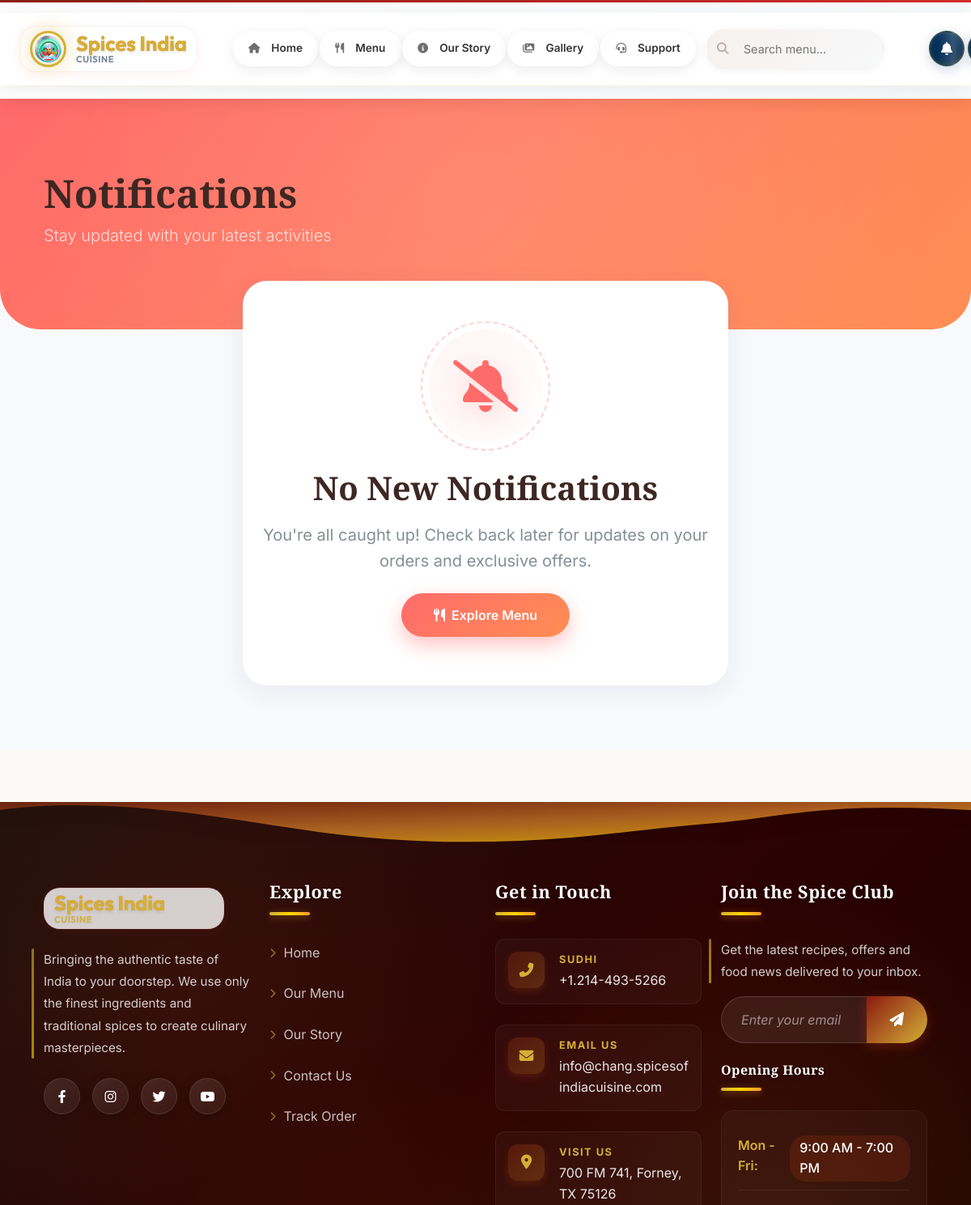
/notifications/ (signed in, upper part), run on an earlier commit of the app's database.
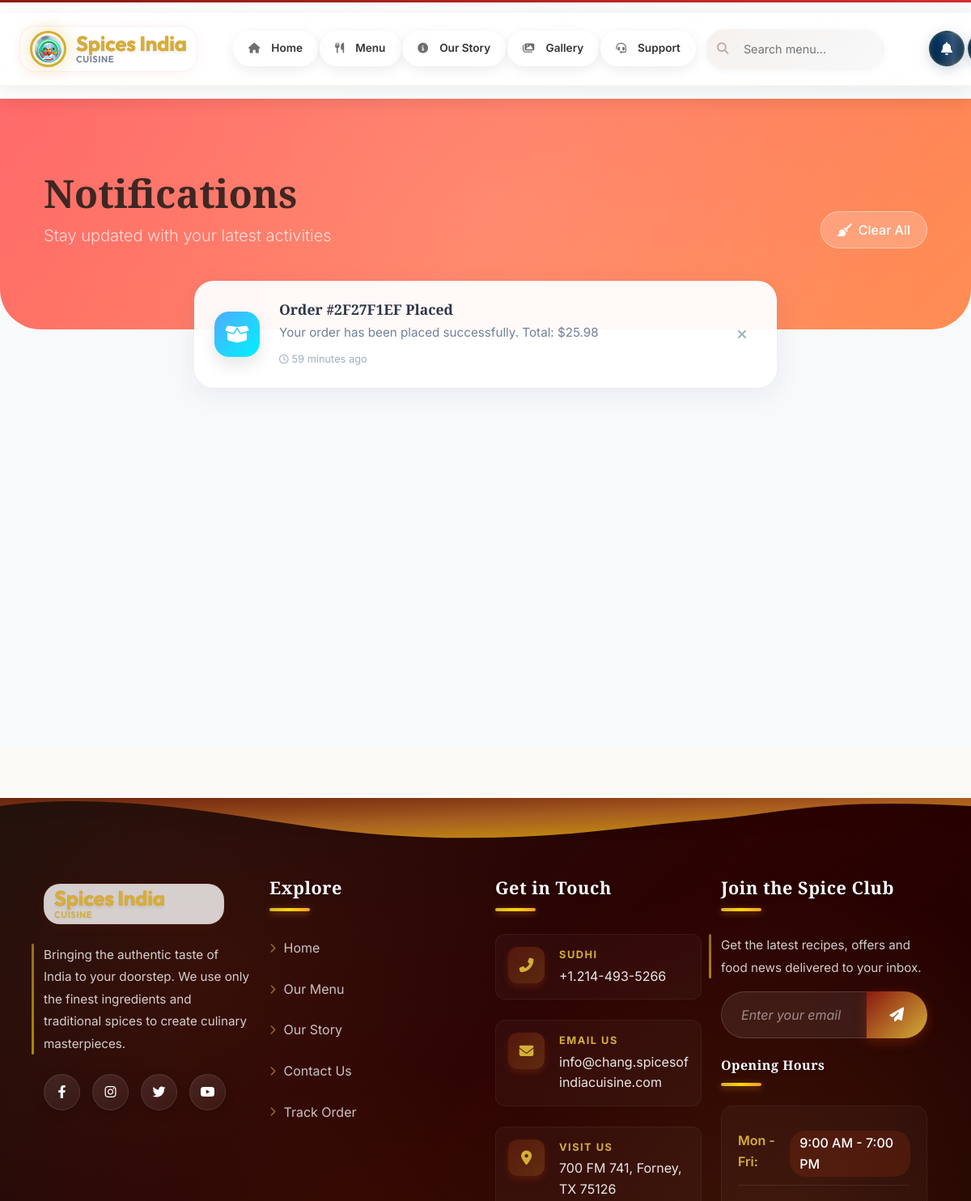
And on a later commit of the database.
### cafe/models.py (models this page shows, shortened)
class Notification(models.Model):
    NOTIFICATION_TYPES = [
        ('order_update', 'Order Update'),
        ('promotion', 'Promotion'),
        ('system', 'System'),
        ('reminder', 'Reminder'),
    ]
    user = models.ForeignKey(User, on_delete=models.CASCADE, related_name='notifications')
    title = models.CharField(max_length=200)
    message = models.TextField()
    notification_type = models.CharField(max_length=20, choices=NOTIFICATION_TYPES)
    is_read = models.BooleanField(default=False)
    created_at = models.DateTimeField(auto_now_add=True)
    class Meta:
        ordering = ['-created_at']

### cafe/views.py (the view)
# urls.py: path('notifications/', views.notifications_view, name='notifications'),
@login_required
def notifications_view(request):
    notifications = Notification.objects.filter(user=request.user)
    notifications.filter(is_read=False).update(is_read=True)
    context = {
        'notifications': notifications,
    }
    return render(request, 'cafe/notifications.html', context)

### templates/cafe/notifications.html (shortened to what this page needs)
{% extends 'cafe/base.html' %}
{% load static %}
{% block content %}
<div class="notifications-page">
    <div class="notifications-header">
        <div class="container header-content">
            <div class="d-flex justify-content-between align-items-end">
                <div>
                    <h1 class="display-5 fw-bold mb-2">Notifications</h1>
                    <p class="lead mb-0 opacity-75">Stay updated with your latest activities</p>
                </div>
                {% if notifications %}
                <button type="button" class="btn btn-clear" onclick="confirmClearAll()">
                    <i class="fas fa-broom me-2"></i>Clear All
                </button>
                {% endif %}
            </div>
        </div>
    </div>
    <div class="container notification-list">
        <div class="row justify-content-center">
            <div class="col-lg-8">
                {% if notifications %}
                {% for notification in notifications %}
                <div class="card notification-card p-4 {% if not notification.is_read %}unread{% endif %}"
                    style="animation-delay: {{ forloop.counter0|add:1 }}00ms">
                    <div class="d-flex align-items-center">
                        {% with type=notification.notification_type %}
                        <div class="notif-icon-wrapper me-4
                                {% if type == 'order_update' %}icon-order
                                {% elif type == 'promotion' %}icon-promo
                                {% elif type == 'system' %}icon-system
                                {% elif type == 'warning' %}icon-alert
                                {% elif type == 'success' %}icon-success
                                {% else %}icon-order{% endif %}">
                            {% if type == 'order_update' %}<i class="fas fa-box-open"></i>
                            {% elif type == 'promotion' %}<i class="fas fa-gift"></i>
                            {% elif type == 'system' %}<i class="fas fa-cog"></i>
                            {% elif type == 'warning' %}<i class="fas fa-exclamation"></i>
                            {% elif type == 'success' %}<i class="fas fa-check"></i>
                            {% else %}<i class="fas fa-bell"></i>{% endif %}
                        </div>
                        {% endwith %}
                        <div class="flex-grow-1 notif-content">
                            <h5>{{ notification.title }}</h5>
                            <p>{{ notification.message }}</p>
                            <div class="notif-meta">
                                <span><i class="far fa-clock me-1"></i>{{ notification.created_at|timesince }}
                                    ago</span>
                            </div>
                        </div>
                        <div class="ms-3">
                            <form id="remove-form-{{ notification.id }}"
                                action="{% url 'remove_notification' notification.id %}" method="post">
                                <button type="button" class="btn-action" onclick="confirmRemove({{ notification.id }})"
                                    title="Dismiss">
                                    <i class="fas fa-times"></i>
                                </button>
                            </form>
                        </div>
                    </div>
                </div>
                {% endfor %}
                {% else %}
                <div class="empty-state-wrapper">
                    <div class="empty-icon-box">
                        <i class="fas fa-bell-slash"></i>
                    </div>
                    <h2 class="fw-bold mb-3">No New Notifications</h2>
                    <p class="text-muted mb-4 fs-5">You're all caught up! Check back later for updates on your orders
                        and exclusive offers.</p>
                    <a href="{% url 'menu' %}" class="btn btn-browse">
                        <i class="fas fa-utensils me-2"></i>Explore Menu
                    </a>
                </div>
                {% endif %}
            </div>
        </div>
    </div>
</div>
{% endblock %}

### templates/cafe/base.html (shortened to what this page needs)
{% load static %}
<!DOCTYPE html>
<html lang="en">
<head>
    <link href="https://cdn.jsdelivr.net/npm/bootstrap@5.3.0/dist/css/bootstrap.min.css" rel="stylesheet">
    <link rel="stylesheet" href="https://cdnjs.cloudflare.com/ajax/libs/font-awesome/6.4.0/css/all.min.css">
    <link rel="stylesheet" href="{% static 'css/style.css' %}?v=2.0">
</head>
<body>
    <nav class="navbar navbar-expand-lg main-navbar {% if request.resolver_match.url_name in 'profile,wishlist,orders,cart,edit_address,delivery_addresses,order_detail,notifications' %}user-page{% endif %}" id="main-navbar" role="navigation" aria-label="Main navigation">
        <div class="container navbar-inner">
            <a class="navbar-brand brand-logo" href="{% url 'home' %}">
                <div class="brand-container">
                    <div class="brand-image-wrapper">
                        <img src="{% static 'images/logo.jpeg' %}" alt="Spices India Logo" class="brand-logo-img">
                    </div>
                    <div class="brand-text">
                        <span class="brand-name">Spices India</span>
                        <span class="brand-tagline">Cuisine</span>
                    </div>
                </div>
            </a>
            <div class="d-none d-lg-block mx-auto">
                <ul class="navbar-nav desktop-nav">
                    <li class="nav-item">
                        <a class="nav-link {% if request.resolver_match.url_name == 'home' %}active{% endif %}"
                            href="{% url 'home' %}">
                            <i class="fas fa-home"></i>Home
                        </a>
                    </li>
                    <li class="nav-item">
                        <a class="nav-link {% if request.resolver_match.url_name == 'menu' %}active{% endif %}"
                            href="{% url 'menu' %}">
                            <i class="fas fa-utensils"></i>Menu
                        </a>
                    </li>
                    <li class="nav-item">
                        <a class="nav-link {% if request.resolver_match.url_name == 'about' %}active{% endif %}"
                            href="{% url 'about' %}">
                            <i class="fas fa-info-circle"></i>Our Story
                        </a>
                    </li>
                    <li class="nav-item">
                        <a class="nav-link {% if request.resolver_match.url_name == 'gallery' %}active{% endif %}"
                            href="{% url 'gallery' %}">
                            <i class="fas fa-images"></i>Gallery
                        </a>
                    </li>
                    <li class="nav-item">
                        <a class="nav-link {% if request.resolver_match.url_name == 'contact' %}active{% endif %}"
                            href="{% url 'contact' %}">
                            <i class="fas fa-headset"></i>Support
                        </a>
                    </li>
                </ul>
            </div>
            <div class="navbar-actions-group d-flex align-items-center gap-2">
                <div class="navbar-search-wrapper d-none d-lg-block">
                    <form class="search-form" action="{% url 'menu' %}" method="GET">
                        <div class="search-input-group">
                            <i class="fas fa-search search-icon-main"></i>
                            <input type="text" name="search" class="search-input" placeholder="Search menu..."
                                id="main-search" autocomplete="off">
                        </div>
                    </form>
                </div>
                <div class="d-none d-lg-flex align-items-center gap-1">
                    {% if user.is_authenticated %}
                    <a href="{% url 'notifications' %}" class="action-link-icon" data-bs-toggle="tooltip"
                        data-bs-placement="bottom" title="Notifications">
                        <i class="fas fa-bell"></i>
                    </a>
                    <a href="{% url 'cart' %}" class="action-link-icon" data-bs-toggle="tooltip"
                        data-bs-placement="bottom" title="My Cart">
                    </a>
                    {% endif %}
                </div>
            </div>
        </div>
    </nav>
    <main id="main-content" class="main-content-responsive">
        {% block content %}{% endblock %}
    </main>
    {% block footer %}
    <footer class="modern-footer">
        <div class="footer-top-wave">
        </div>
        <div class="container py-5">
            <div class="row g-4">
                <div class="col-lg-4 col-md-6">
                    <div class="footer-brand mb-4">
                        <a class="navbar-brand brand-logo mb-3 d-block" href="{% url 'home' %}">
                            <div class="brand-container">
                                <div class="brand-text">
                                    <span class="brand-name text-white">Spices India</span>
                                    <span class="brand-tagline" style="color: var(--accent-color);">Cuisine</span>
                                </div>
                            </div>
                        </a>
                        <p class="footer-desc">
                            Bringing the authentic taste of India to your doorstep. We use only the finest ingredients
                            and traditional spices to create culinary masterpieces.
                        </p>
                        <div class="footer-social mt-4">
                            <a href="#" class="social-icon" title="Facebook"><i class="fab fa-facebook-f"></i></a>
                            <a href="https://www.instagram.com/spicesofindiacuisine?igsh=MXFpeGNndWFxNmtkYw=="
                                class="social-icon" title="Instagram"><i class="fab fa-instagram"></i></a>
                            <a href="#" class="social-icon" title="Twitter"><i class="fab fa-twitter"></i></a>
                            <a href="#" class="social-icon" title="YouTube"><i class="fab fa-youtube"></i></a>
                        </div>
                    </div>
                </div>
                <div class="col-lg-2 col-md-6 col-6">
                    <h5 class="footer-heading">Explore</h5>
                    <ul class="footer-links">
                        <li><a href="{% url 'home' %}"><i class="fas fa-chevron-right"></i> Home</a></li>
                        <li><a href="{% url 'menu' %}"><i class="fas fa-chevron-right"></i> Our Menu</a></li>
                        <li><a href="{% url 'about' %}"><i class="fas fa-chevron-right"></i> Our Story</a></li>
                        <li><a href="{% url 'contact' %}"><i class="fas fa-chevron-right"></i> Contact Us</a></li>
                        <li><a href="{% url 'orders' %}"><i class="fas fa-chevron-right"></i> Track Order</a></li>
                    </ul>
                </div>
                <div class="col-lg-3 col-md-6">
                    <h5 class="footer-heading">Get in Touch</h5>
                    <ul class="footer-contact">
                        <li>
                            <div class="contact-icon"><i class="fas fa-phone-alt"></i></div>
                            <div class="contact-text">
                                <span>Sudhi</span>
                                <a href="tel:+12144935266">+1.214-493-5266</a>
                            </div>
                        </li>
                        <li>
                            <div class="contact-icon"><i class="fas fa-envelope"></i></div>
                            <div class="contact-text">
                                <span>Email Us</span>
                                <a
                                    href="mailto:info@chang.spicesofindiacuisine.com">info@chang.spicesofindiacuisine.com</a>
                            </div>
                        </li>
                        <li>
                            <div class="contact-icon"><i class="fas fa-map-marker-alt"></i></div>
                            <div class="contact-text">
                                <span>Visit Us</span>
                                <p>700 FM 741, Forney, TX 75126</p>
                            </div>
                        </li>
                    </ul>
                </div>
                <div class="col-lg-3 col-md-6">
                    <h5 class="footer-heading">Join the Spice Club</h5>
                    <p class="footer-desc mb-3">Get the latest recipes, offers and food news delivered to your inbox.
                    </p>
                    <form class="footer-newsletter mb-4">
                        <div class="input-group">
                            <input type="email" class="form-control" placeholder="Enter your email"
                                aria-label="Subscription Email">
                            <button class="btn" type="submit">
                                <i class="fas fa-paper-plane"></i>
                            </button>
                        </div>
                    </form>
                    <h5 class="footer-heading mb-2" style="font-size: 1rem;">Opening Hours</h5>
                    <ul class="footer-hours">
                        <li><span>Mon - Fri:</span> <span>9:00 AM - 7:00 PM</span></li>
                        <li><span>Sat - Sun:</span> <span>10:00 AM - 12:00 AM</span></li>
                    </ul>
                </div>
            </div>
        </div>
    </footer>
    {% endblock %}
</body>
</html>

What changed in the data, as far as the page shows it:
added Notification: notification_type "order_update" (drawn), title "Order #2F27F1EF Placed", message "Your order has been placed successfully. Total: $25.98", created_at "59 minutes"
Also different on the page:
text no longer shown: "No New Notifications You're all caught up! Check back later for updates on your orders and exclusive offers. Explore Menu"
text now shown: "Clear All"
